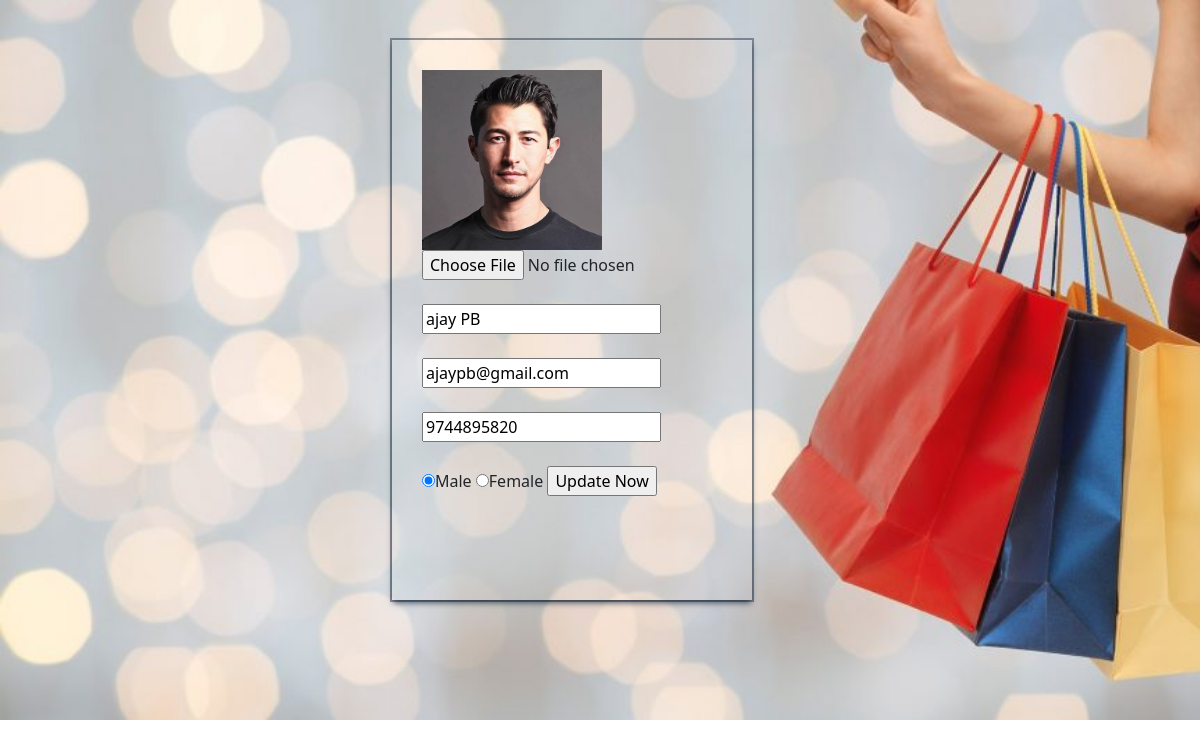
The app's page /ecommerceapp/updateprofile/11 with its own data.
### ecommerceapp/models.py (models this page shows, shortened)
class ecomregister(models.Model):
    propic=models.ImageField(upload_to="images/")
    fullname=models.CharField(max_length=100)
    email=models.CharField(max_length=200)
    phone=models.IntegerField()
    gender=models.CharField(max_length=10)
    password=models.CharField(max_length=100)

### ecommerceapp/views.py (the view, shortened to what this page needs)
# urls.py: path('updateprofile/<int:id>',updateprofile),
def updateprofile(request,id):
    data=ecomregister.objects.get(id=id)
    return render(request,'updateprofile.html',{'data':data})

### ecommerceapp/templates/updateprofile.html (shortened to what this page needs)
<!DOCTYPE html>
{% load static %}
<html lang="en">
<head>
  <link href="https://cdn.jsdelivr.net/npm/bootstrap@5.0.2/dist/css/bootstrap.min.css" rel="stylesheet">
    <link rel="stylesheet" type="text/css" href="{% static 'css/style.css' %}" >
</head>
<body>
<div class=container-fluid>
<div class="row">
    <div class="col-4"></div>
    <div id="s1" class="col-4">
<form method="post" enctype="multipart/form-data">{% csrf_token %}
    <img src="{{data.propic.url}}" height="180px" width="180px">
     <input type="file" name="propic" value="{{data.propic.url}}"><br><br>
    <input type="text" name="fullname" value="{{data.fullname}}"><br><br>
    <input type="email" name="email" value="{{data.email}}"><br><br>
    <input type="number" name="phone" value="{{data.phone}}"><br><br>
    <input type="radio" name="gender" value="male"{% if data.gender == "male" %}checked {% endif %} >Male
       <input type="radio" name="gender" value="female"{% if data.gender == "female" %}checked {% endif %} >Female
    <input type="submit" value="Update Now" align="center">
    </form>
        </div>
    <div class="col-4"></div>
</div>
</div>
</body>
</html>

### ecommerceapp/static/css/style.css (style rules this page uses)
.row { width:100%; height:100vh; }

### records on screen
ecomregister: propic (picture), fullname "ajay PB", email "ajaypb@gmail.com", phone "9744895820", gender "☑"
